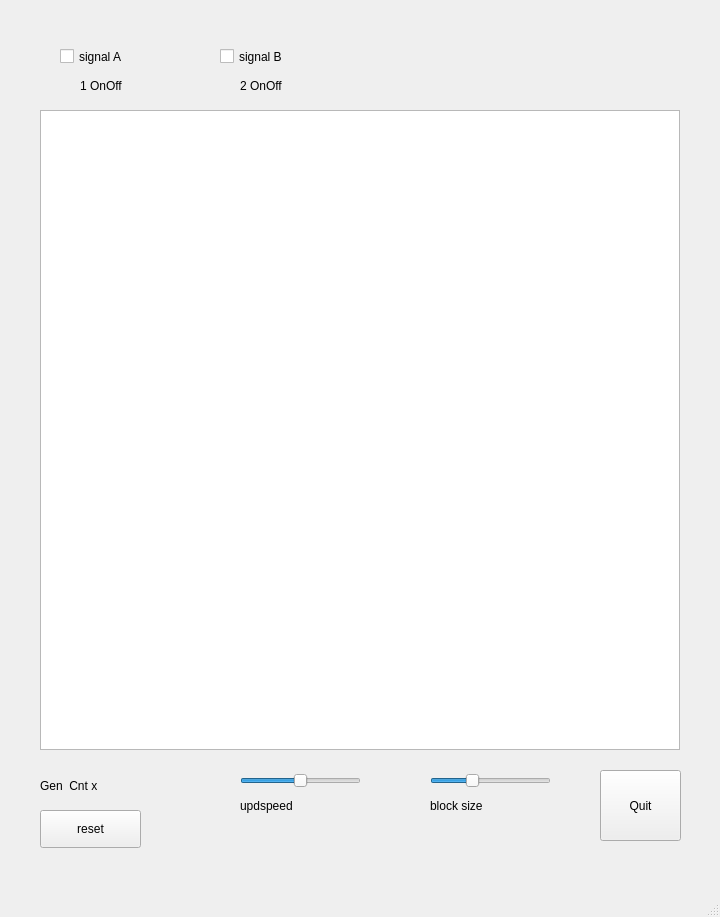
<?xml version="1.0" encoding="UTF-8"?>
<ui version="4.0">
 <class>MainWindow</class>
 <widget class="QMainWindow" name="MainWindow">
  <property name="geometry">
   <rect>
    <x>0</x>
    <y>0</y>
    <width>720</width>
    <height>917</height>
   </rect>
  </property>
  <property name="windowTitle">
   <string>MainWindow</string>
  </property>
  <widget class="QWidget" name="centralwidget">
   <widget class="QGraphicsView" name="graphicsView">
    <property name="geometry">
     <rect>
      <x>40</x>
      <y>110</y>
      <width>640</width>
      <height>640</height>
     </rect>
    </property>
   </widget>
   <widget class="QPushButton" name="pushButton">
    <property name="geometry">
     <rect>
      <x>600</x>
      <y>770</y>
      <width>81</width>
      <height>71</height>
     </rect>
    </property>
    <property name="text">
     <string>Quit</string>
    </property>
   </widget>
   <widget class="QSlider" name="SliderUpdateSpeed">
    <property name="geometry">
     <rect>
      <x>240</x>
      <y>770</y>
      <width>121</width>
      <height>21</height>
     </rect>
    </property>
    <property name="minimum">
     <number>0</number>
    </property>
    <property name="maximum">
     <number>100</number>
    </property>
    <property name="value">
     <number>50</number>
    </property>
    <property name="sliderPosition">
     <number>50</number>
    </property>
    <property name="orientation">
     <enum>Qt::Horizontal</enum>
    </property>
    <property name="invertedAppearance">
     <bool>false</bool>
    </property>
    <property name="invertedControls">
     <bool>false</bool>
    </property>
   </widget>
   <widget class="QLabel" name="labelUpdspeed">
    <property name="geometry">
     <rect>
      <x>240</x>
      <y>790</y>
      <width>121</width>
      <height>31</height>
     </rect>
    </property>
    <property name="text">
     <string>updspeed</string>
    </property>
   </widget>
   <widget class="QLabel" name="labelOut1">
    <property name="geometry">
     <rect>
      <x>80</x>
      <y>70</y>
      <width>71</width>
      <height>31</height>
     </rect>
    </property>
    <property name="text">
     <string>1 OnOff</string>
    </property>
   </widget>
   <widget class="QLabel" name="labelOut2">
    <property name="geometry">
     <rect>
      <x>240</x>
      <y>70</y>
      <width>71</width>
      <height>31</height>
     </rect>
    </property>
    <property name="text">
     <string>2 OnOff</string>
    </property>
   </widget>
   <widget class="QCheckBox" name="checkBox1">
    <property name="geometry">
     <rect>
      <x>60</x>
      <y>40</y>
      <width>101</width>
      <height>33</height>
     </rect>
    </property>
    <property name="styleSheet">
     <string notr="true">font: 75 16pt &quot;PibotoLt&quot;;</string>
    </property>
    <property name="text">
     <string>signal A</string>
    </property>
   </widget>
   <widget class="QCheckBox" name="checkBox2">
    <property name="geometry">
     <rect>
      <x>220</x>
      <y>40</y>
      <width>101</width>
      <height>33</height>
     </rect>
    </property>
    <property name="text">
     <string>signal B</string>
    </property>
   </widget>
   <widget class="QLabel" name="labelGen">
    <property name="geometry">
     <rect>
      <x>40</x>
      <y>770</y>
      <width>111</width>
      <height>31</height>
     </rect>
    </property>
    <property name="text">
     <string>Gen  Cnt x</string>
    </property>
   </widget>
   <widget class="QLabel" name="labelBlocksize">
    <property name="geometry">
     <rect>
      <x>430</x>
      <y>790</y>
      <width>121</width>
      <height>31</height>
     </rect>
    </property>
    <property name="text">
     <string>block size</string>
    </property>
   </widget>
   <widget class="QSlider" name="SliderBlocksize">
    <property name="geometry">
     <rect>
      <x>430</x>
      <y>770</y>
      <width>121</width>
      <height>21</height>
     </rect>
    </property>
    <property name="minimum">
     <number>1</number>
    </property>
    <property name="maximum">
     <number>10</number>
    </property>
    <property name="pageStep">
     <number>2</number>
    </property>
    <property name="value">
     <number>4</number>
    </property>
    <property name="sliderPosition">
     <number>4</number>
    </property>
    <property name="orientation">
     <enum>Qt::Horizontal</enum>
    </property>
    <property name="invertedAppearance">
     <bool>false</bool>
    </property>
    <property name="invertedControls">
     <bool>false</bool>
    </property>
   </widget>
   <widget class="QPushButton" name="btnGenReset">
    <property name="geometry">
     <rect>
      <x>40</x>
      <y>810</y>
      <width>101</width>
      <height>38</height>
     </rect>
    </property>
    <property name="text">
     <string>reset</string>
    </property>
   </widget>
  </widget>
  <widget class="QMenuBar" name="menubar">
   <property name="geometry">
    <rect>
     <x>0</x>
     <y>0</y>
     <width>720</width>
     <height>34</height>
    </rect>
   </property>
  </widget>
  <widget class="QStatusBar" name="statusbar"/>
 </widget>
 <resources/>
 <connections/>
</ui>
